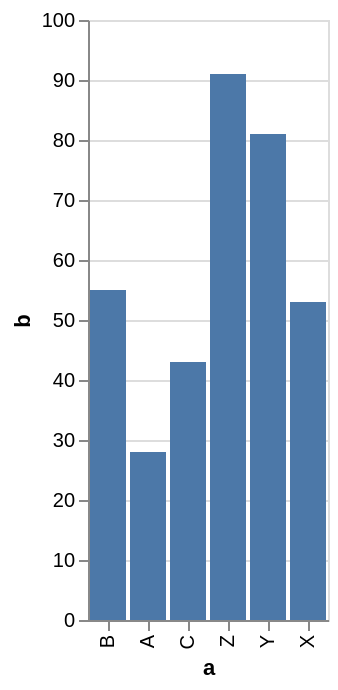

Write the Vega-Lite specification saved for this chart.
### Vega specification from a JSON file in a GitHub repository (floating-point values rounded to 4 significant figures)
{"$schema": "https://vega.github.io/schema/vega/v6.json", "background": "white", "padding": 5, "height": 300, "style": "cell", "data": [{"name": "source_0", "values": [{"a": "A", "b": 28}, {"a": "B", "b": 55}, {"a": "C", "b": 43}, {"a": "Z", "b": 91}, {"a": "Y", "b": 81}, {"a": "X", "b": 53}]}, {"name": "data_0", "source": "source_0", "transform": [{"type": "formula", "expr": "(indexof([\"B\",\"A\",\"C\"], datum[\"a\"]) + 1 || 4) - 1", "as": "x_a_sort_index"}]}, {"name": "data_1", "source": "data_0", "transform": [{"type": "stack", "groupby": ["a"], "field": "b", "sort": {"field": [], "order": []}, "as": ["b_start", "b_end"], "offset": "zero"}, {"type": "filter", "expr": "isValid(datum[\"b\"]) && isFinite(+datum[\"b\"])"}]}], "signals": [{"name": "x_step", "value": 20}, {"name": "width", "update": "bandspace(domain('x').length, 0.1, 0.05) * x_step"}], "marks": [{"name": "marks", "type": "rect", "style": ["bar"], "from": {"data": "data_1"}, "encode": {"update": {"fill": {"value": "#4c78a8"}, "ariaRoleDescription": {"value": "bar"}, "description": {"signal": "\"a: \" + (isValid(datum[\"a\"]) ? isArray(datum[\"a\"]) ? join(datum[\"a\"], ' ') : datum[\"a\"] : \"\"+datum[\"a\"]) + \"; b: \" + (format(datum[\"b\"], \"\"))"}, "x": {"scale": "x", "field": "a"}, "width": {"signal": "max(0.25, bandwidth('x'))"}, "y": {"scale": "y", "field": "b_end"}, "y2": {"scale": "y", "field": "b_start"}}}}], "scales": [{"name": "x", "type": "band", "domain": {"data": "data_0", "field": "a", "sort": {"op": "min", "field": "x_a_sort_index"}}, "range": {"step": {"signal": "x_step"}}, "paddingInner": 0.1, "paddingOuter": 0.05}, {"name": "y", "type": "linear", "domain": {"data": "data_1", "fields": ["b_start", "b_end"]}, "range": [{"signal": "height"}, 0], "nice": true, "zero": true}], "axes": [{"scale": "y", "orient": "left", "gridScale": "x", "grid": true, "tickCount": {"signal": "ceil(height/40)"}, "domain": false, "labels": false, "aria": false, "maxExtent": 0, "minExtent": 0, "ticks": false, "zindex": 0}, {"scale": "x", "orient": "bottom", "grid": false, "title": "a", "labelAlign": "right", "labelAngle": 270, "labelBaseline": "middle", "zindex": 0}, {"scale": "y", "orient": "left", "grid": false, "title": "b", "labelOverlap": true, "tickCount": {"signal": "ceil(height/40)"}, "zindex": 0}]}
